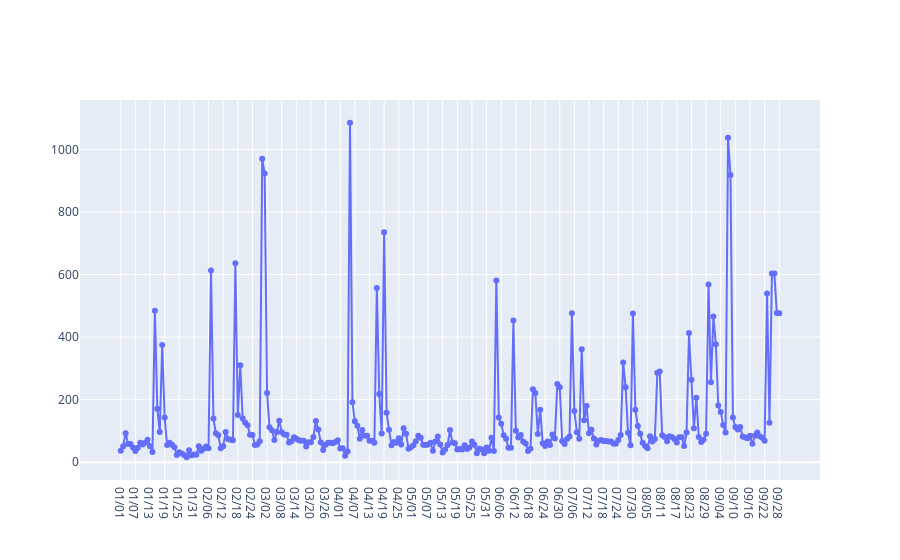

Here is the notebook cell this chart was saved with:
### Code cell
import plotly.graph_objects as go
import pandas as pd

data = pd.read_csv('wechart.csv')
data['date'] = pd.to_datetime(data['date'],format='%Y-%m-%d')
data['date'] = data['date'].dt.strftime('%m/%d')

data.info()

fig = go.Figure()
fig.add_trace(go.Scatter(x=data['date'],y=data['article_reading_cnts'],
                    mode='lines+markers',
                    name='lines+markers'))
fig.show()

### Figure 1 — Plotly figure (JSON) as saved in the notebook; plotly's stock layout.template omitted (floating-point values rounded to 4 significant figures; data arrays with more than 128 entries replaced by an {"elided": "..."} marker saying what was removed)
{"data": [{"mode": "lines+markers", "name": "lines+markers", "type": "scatter", "x": {"elided": "271 str values"}, "y": {"elided": "271 int values"}}], "layout": {}}
